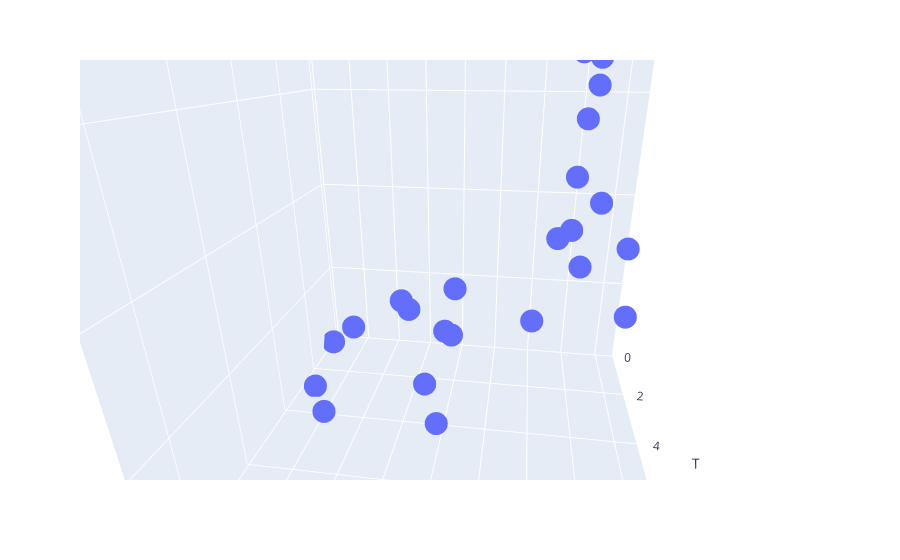

This figure's notebook cell:
### Code cell
# plot for ending LTV stw/t/l2
fig = px.scatter_3d(df, x='T', y='L2', z='STW', hover_name='ISSUANCE')
fig.show()

### Figure 1 — Plotly figure (JSON) as saved in the notebook; plotly's stock layout.template omitted (floating-point values rounded to 4 significant figures)
{"data": [{"hovertemplate": "<b>%{hovertext}</b><br><br>T=%{x}<br>L2=%{y}<br>STW=%{z}<extra></extra>", "hovertext": ["FUN 5.375% due 2024", "FUN 5.25% due 2029", "FUN 5.375% due 2027", "SIX 4.875% due 2024", "SIX 7% due 2025", "SIX 5.5% due 2027", "NVDA 2.2% due 2021", "SLG 3.25% due 2022", "GLPI 5.375% due 2026", "GLPI 5.75% due 2028", "EXPE 4.5% due 2024", "MGM 7.75% due 2022", "MGM 5.75% due 2025", "MGM 5.5% due 2027", "MCD 2.75% due 2020", "MSFT 3.625% due 2023", "NFLX 5.375% due 2021", "BKNG 3.6% due 2026", "MAR 3.125% due 2023", "NLOK 3.95% due 2022", "TOL 4.375% due 2023", "VZ 3.376% due 2025", "CLI 4.5% due 2022"], "legendgroup": "", "marker": {"color": "#636efa", "symbol": "circle"}, "mode": "markers", "name": "", "scene": "scene", "showlegend": false, "type": "scatter3d", "x": [3.661, 8.783, 6.533, 3.828, 4.744, 6.533, 0.9528, 2.033, 5.533, 7.661, 3.867, 1.45, 4.7, 6.533, 0.1833, 3.2, 0.3278, 5.661, 2.367, 1.7, 2.533, 4.367, 1.542], "y": [0.6703, 0.6703, 0.6703, 0.6505, 0.6505, 0.6505, 0.02074, 0.8246, 0.426, 0.426, 0.5922, 0.6498, 0.6498, 0.6498, 0.2386, 0.04773, 0.06561, 0.1714, 0.397, 0.2526, 0.4078, 0.3877, 0.7094], "z": [0.0579, 0.05151, 0.05095, 0.06688, 0.051, 0.06354, 0.00419, 0.01979, 0.02865, 0.03027, 0.02478, 0.0337, 0.04321, 0.04302, 0.01115, 0.003622, 0.005909, 0.01247, 0.01443, 0.01896, 0.02536, 0.004182, 0.06618]}], "layout": {"autosize": true, "legend": {"tracegroupgap": 0}, "margin": {"t": 60}, "scene": {"aspectmode": "auto", "aspectratio": {"x": 1, "y": 1, "z": 1}, "camera": {"center": {"x": 0, "y": 0, "z": 0}, "eye": {"x": 1.084, "y": 0.1561, "z": 0.461}, "projection": {"type": "perspective"}, "up": {"x": 0, "y": 0, "z": 1}}, "domain": {"x": [0, 1], "y": [0, 1]}, "xaxis": {"title": {"text": "T"}, "type": "linear"}, "yaxis": {"title": {"text": "L2"}, "type": "linear"}, "zaxis": {"title": {"text": "STW"}, "type": "linear"}}}}
